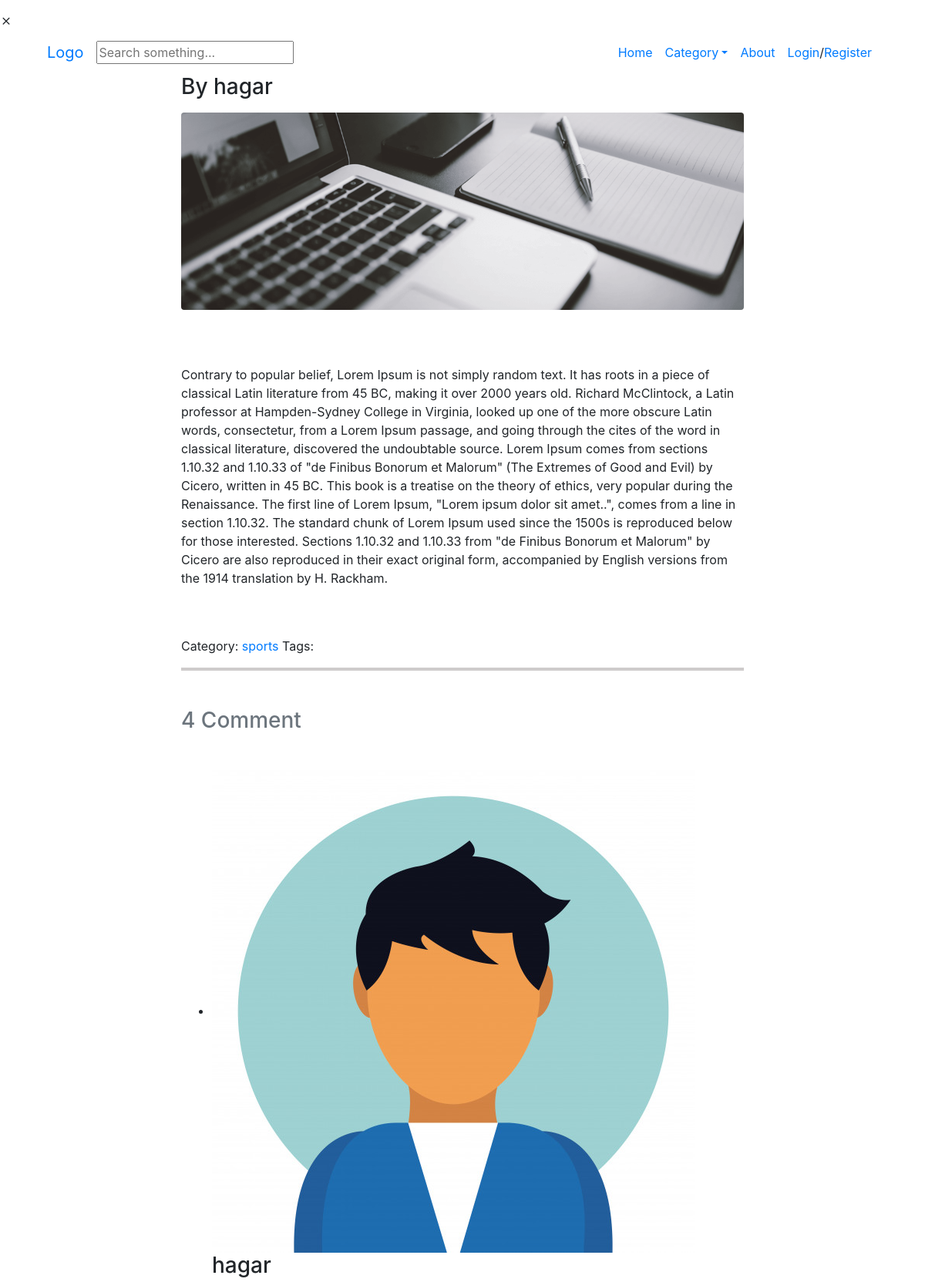
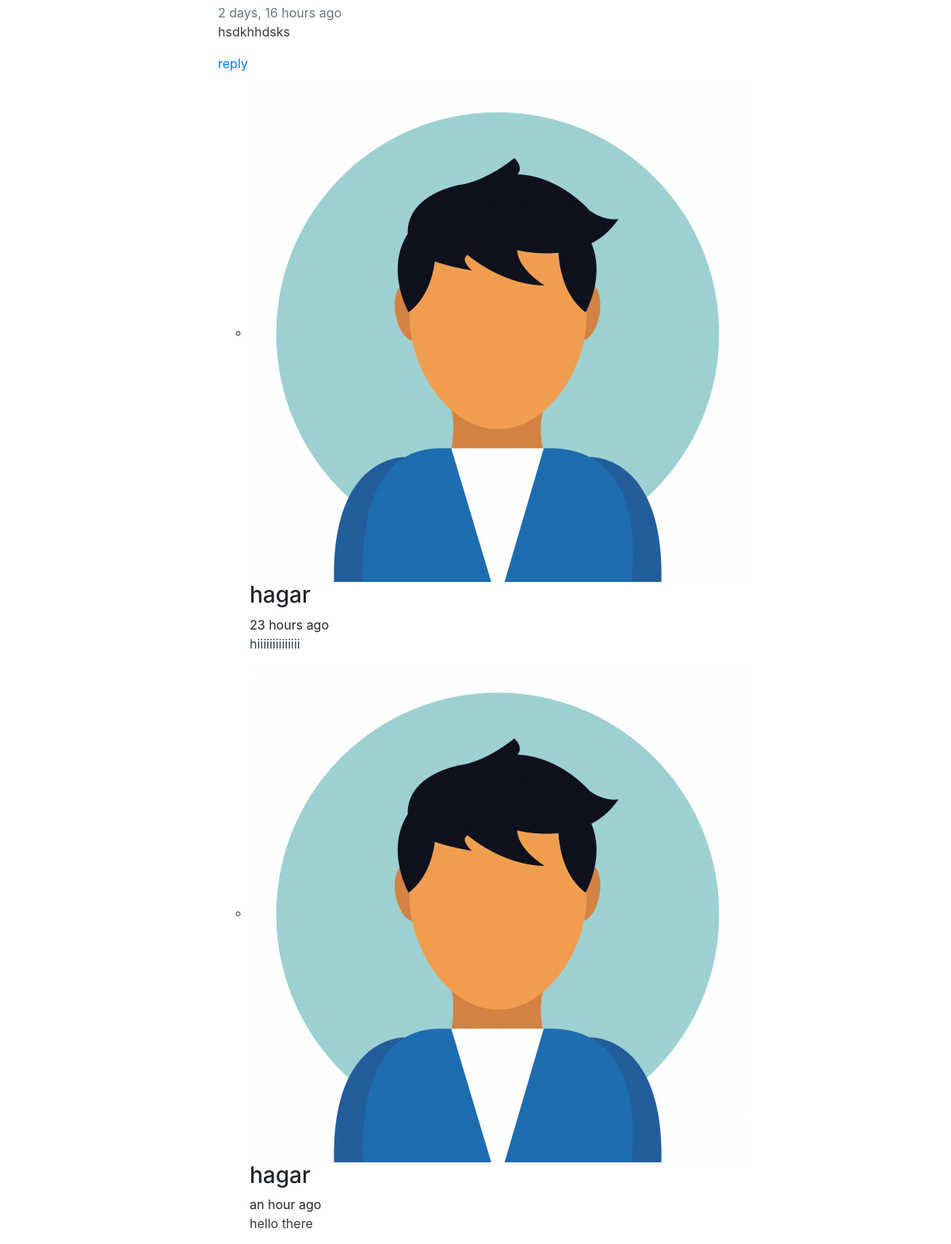
The app's page /posts/1/ (upper part) with its own data (2 pictures, top to bottom).
### Posts/models.py (models this page shows, shortened)
class Post(models.Model):
	title = models.CharField(max_length=100)
	slug = models.SlugField(max_length=100)
	body = models.TextField()
	date = models.DateTimeField(auto_now_add=True)
	cat_name =models.ForeignKey(Category, on_delete=models.DO_NOTHING)
	author = models.ForeignKey(User, on_delete=models.CASCADE, default=None)
	thumbnail = models.ImageField(default='default.png', blank=True)
	tag_name = models.ManyToManyField(Tags,db_table="PostTags" )

class Category(models.Model):
	name = models.CharField(max_length=20)
	def __str__(self):
		return self.name

class Comments(models.Model):
	post_name = models.ForeignKey(Post, on_delete=models.DO_NOTHING)
	user_name = models.CharField(max_length=25)
	content = models.CharField(max_length=200)
	date=models.DateTimeField(auto_now_add=True)

class Reply(models.Model):
	user_name = models.CharField(max_length=25)
	comment_name = models.ForeignKey(Comments,on_delete=models.CASCADE)
	content = models.CharField(max_length=200)
	date=models.DateTimeField(auto_now_add=True)

### Posts/views.py (the view)
# urls.py: url(r'^(?P<postid>[\w])/$', views.displayPost),
def displayPost(request,postid):#osama will rewrite this function to be simple
	post = Post.objects.get(id=postid)
	cats = Category.objects.all()
	comments = Comments.objects.filter(post_name_id=postid)
	cats = Category.objects.all()
	data = []
	for comment in comments :
		try:
			rels=[]
			reply = Reply.objects.filter(comment_name_id=comment.id)
			for r in reply :
				rels.append(r)
			dic = {'comm':comment , 'rep':rels[:]}
		except Exception as e:
			dic={'comm':comment }
		finally:
			data.append(dic)
	context={'post':post,'data':data,'cats':cats}
	return render(request, 'posts/single.html',context)

### Posts/templates/posts/single.html (shortened to what this page needs)
{% extends "./base.html" %}
{% load static %}
{% load humanize %}
{% block content %}
<section class="site-section py-lg">
    <div class="container">
        <div class="row blog-entries element-animate">
            <div class="col-lg-2"></div>
            <div class="col-md-12 col-lg-8 main-content">
                <h3>By {{post.author}}</h3>
                <div class="post-content-body">
                    <div class="row mb-5 mt-3">
                        <div class="col-md-12 mb-4">
                            {% if post.thumbnail.url != "/media/default.png" %}
                            <img src="{{post.thumbnail.url}}" alt="Image placeholder" class="img-fluid rounded">
                            {% endif %}
                        </div>
                    </div>
                    <p>{{post.body}}</p>
                </div>
                <div class="pt-5">
                    <p>Category:  <a href="/posts/listcat/{{post.cat_name_id}}">{{post.cat_name}}</a>
                      Tags:
                    </p>
                </div>
                <div style="border: 2px solid #cecbcb;">
              </div>
                <div class="pt-5">
                    <h3 class="mb-5 text-secondary">{{data|length}} Comment</h3>
                    <ul class="comment-list">
                        {% for d in data %}
                        <li class="comment">
                            <div class="vcard">
                                <img src="{% static 'publicStatic/images/avatar.jpg' %}" alt="Image placeholder">
                            </div>
                            <div class="comment-body">
                                <h3>{{d.comm.user_name}}</h3>
                                <div class="meta text-secondary ">{{d.comm.date|naturaltime}}</div>
                                <p class="text-dark">{{d.comm.content}}</p>
                                <p><a data-toggle="collapse" href="#ddd{{forloop.counter}}" role="button">reply</a></p>
                            </div>
                            {% if d.rep %}
                            <ul class="children">
                                {%for r in d.rep%}
                                <li class="comment">
                                    <div class="vcard">
                                        <img src="{% static 'publicStatic/images/avatar.jpg' %}" alt="Image placeholder">
                                    </div>
                                    <div class="comment-body">
                                        <h3>{{r.user_name}}</h3>
                                        <div class="meta">{{r.date|naturaltime}}</div>
                                        <p class="text-dark">{{r.content}}</p>
                                    </div>
                                </li>
                                {%endfor%}
                            </ul>
                            {% endif %}
                        </li>
                        {% endfor%}
                    </ul>
                </div>
            </div>
        </div>
    </div>
</section>
{% endblock %}

### records on screen
Post: author "hagar", thumbnail (picture), body "Contrary to popular belief, Lorem Ipsum is not simply random text. It has roots in a piece of classical Latin literature from 45 BC, making it over 2000 years old. Richard McClintock, a Latin professor at Hampden-Sydney College in Virginia, looked up one of the more obscure Latin words, consectetur, from a Lorem Ipsum passage, and going through the cites of the word in classical literature, discovered the undoubtable source. Lorem Ipsum comes from sections 1.10.32 and 1.10.33 of \"de Finibus Bonorum et Malorum\" (The Extremes of Good and Evil) by Cicero, written in 45 BC. This book is a treatise on the theory of ethics, very popular during the Renaissance. The first line of Lorem Ipsum,…", cat_name "sports"
Comments: comm.user_name "hagar", comm "2 days, 16 hours ago", comm.content "hsdkhhdsks"
Reply: user_name "hagar", date "23 hours ago", content "hiiiiiiiiiiiiii"
Reply: user_name "hagar", date "an hour ago", content "hello there"

### other values on screen
{{ data|length }} "4"
